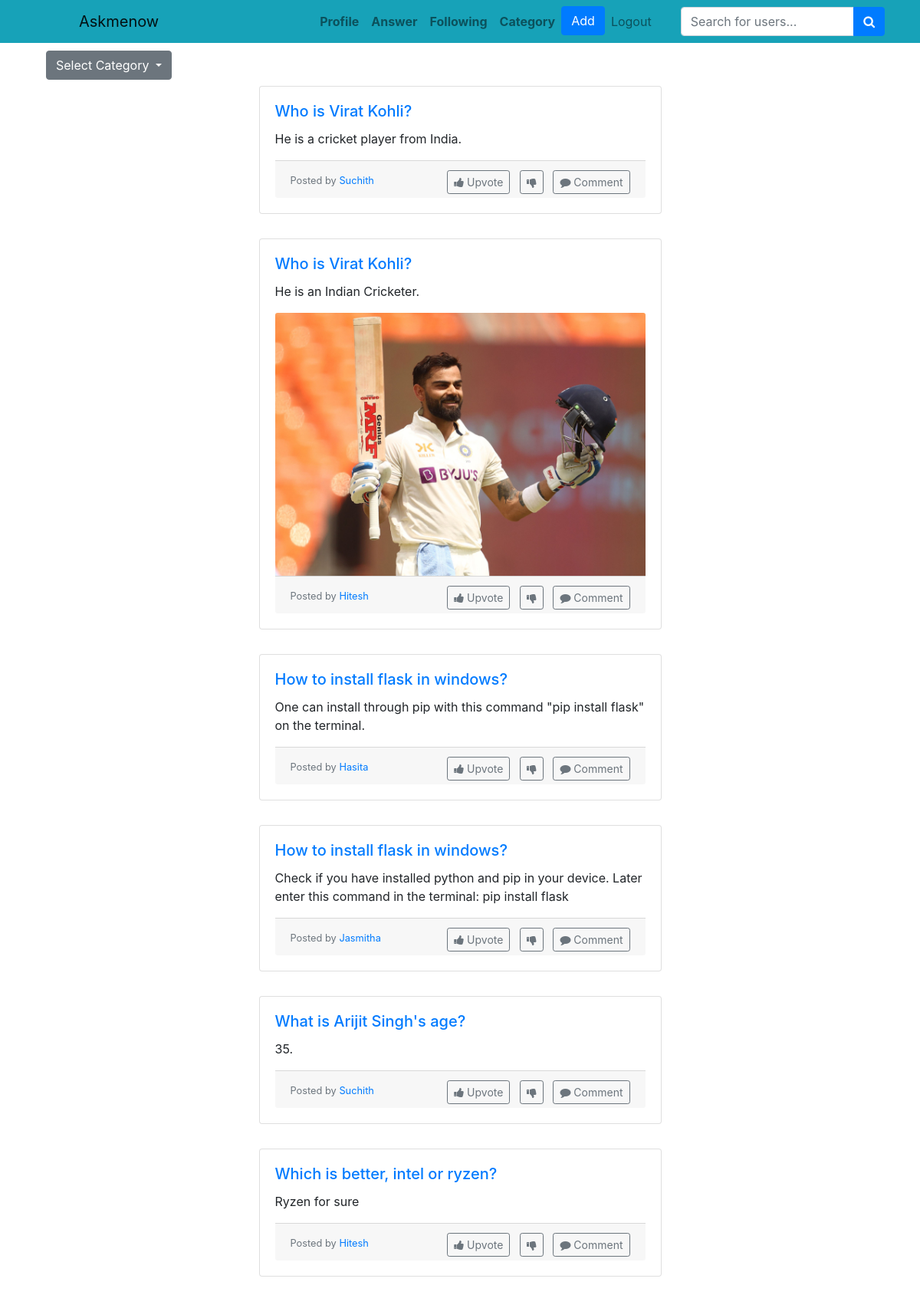
/category (signed in), run on the app's committed database.
### website/models.py (models this page shows, shortened)
class Answer(db.Model):
    id = db.Column(db.Integer, primary_key=True)
    answer = db.Column(db.String(1000))
    photo = db.Column(db.String(1000))
    question_id = db.Column(db.Integer, db.ForeignKey('question.id'))
    date = db.Column(db.DateTime(timezone=True), default=func.now())
    user_id = db.Column(db.Integer, db.ForeignKey('user.id'))
    question = db.relationship('Question', backref=db.backref('answers', lazy=True))
    user = db.relationship('User', backref=db.backref('answers', lazy=True))

class Question(db.Model):
    id = db.Column(db.Integer, primary_key=True)
    question = db.Column(db.String(1000))
    category_id = db.Column(db.Integer, db.ForeignKey('category.id'))
    date = db.Column(db.DateTime(timezone=True), default=func.now())
    user_id = db.Column(db.Integer, db.ForeignKey('user.id'))
    category = db.relationship('Category', backref=db.backref('questions', lazy=True))
    user = db.relationship('User', backref=db.backref('questions', lazy=True))

class User(db.Model, UserMixin):
    id = db.Column(db.Integer, primary_key=True)
    email = db.Column(db.String(150), unique=True)
    password = db.Column(db.String(150))
    username = db.Column(db.String(150))
    photo = db.Column(db.String(150), default='default.jpeg')
    about = db.Column(db.String(150))
    followers = db.relationship('User',
                                secondary='followers',
                                primaryjoin=(followers.c.followed_id == id),
                                secondaryjoin=(followers.c.follower_id == id),
                                backref=db.backref('following', lazy='dynamic'),
                                lazy='dynamic')

### website/views.py (the view)
@views.route('/category', methods=['GET', 'POST'])
@login_required
def category():
    categories = Category.query.all()
    questions = Question.query.all()
    return render_template('category.html', user=current_user, questions=questions)

### website/__init__.py (called while the page is built)
def create_app():
    app = Flask(__name__)
    app.config['SECRET_KEY'] = 'secret'
    app.config['UPLOAD_FOLDER'] = os.path.join(app.root_path, 'static', 'images')
    app.config['SQLALCHEMY_DATABASE_URI'] = f'sqlite:///{DB_NAME}'
    db.init_app(app)
    from .views import views
    from .auth import auth
    app.register_blueprint(views, url_prefix='/')
    app.register_blueprint(auth, url_prefix='/')
    from .models import User, Question, Category, Answer
    with app.app_context():
        db.create_all()
        db.session.commit()
    login_manager = LoginManager()
    login_manager.login_view = 'auth.login'
    login_manager.init_app(app)
    @login_manager.user_loader
    def load_user(id):
        return User.query.get(int(id))
    return app

### website/templates/category.html (shortened to what this page needs)
{% extends "base.html" %}
{% block content %}
<div class="col-sm-3">
    <div class="dropdown" style="margin-top: 10px;">
      <button class="btn btn-secondary dropdown-toggle" role="button" type="button" id="categoryDropdown"
        data-toggle="dropdown" aria-expanded="false" aria-haspopup="true">
        Select Category
      </button>
    </div>
  </div>
{% for question in questions %}
{% for answer in question.answers %}
<div class="container">
    <div class="row">
        <div class="col-md-6 offset-md-3">
            <div class="card mt-2">
                <div class="card-body">
                    <h5 class="card-title"><a href="/{{question.category.name}}/{{question.id}}">{{ answer.question.question }}</a></h5>
                    <p class="card-text">{{ answer.answer }}</p>
                    {% if answer.photo %}
                    <img src="{{ url_for('static', filename='images/' + answer.photo) }}" alt="Photo" class="card-img-top"
                        class="img-fluid">
                    {% endif %}
                    <div class="card-footer">
                        <small class="text-muted">Posted by <a href="/profile/{{ answer.user.username }}">{{ answer.user.username }}</a></small>
                        <div class="float-right">
                            <a href="#" class="btn btn-sm btn-outline-secondary mr-2"><i class="fa fa-thumbs-up"></i>
                                Upvote</a>
                            <a href="#" class="btn btn-sm btn-outline-secondary mr-2"><i class="fa fa-thumbs-down"></i>
                            </a>
                            <a href="#" class="btn btn-sm btn-outline-secondary"><i class="fa fa-comment"></i>
                                Comment</a>
                        </div>
                    </div>
                </div>
            </div>
        </div>
    </div>
</div>
<br />
{% endfor %}
{% endfor %}
{% endblock %}

### data on the page
Answer: question.question "Who is Virat Kohli?", answer "He is a cricket player from India.", user.username "Suchith"
Answer: question.question "Who is Virat Kohli?", answer "He is an Indian Cricketer.", photo (picture), user.username "Hitesh"
Answer: question.question "How to install flask in windows?", answer "One can install through pip with this command \"pip install flask\" on the terminal.", user.username "Hasita"
Answer: question.question "How to install flask in windows?", answer "Check if you have installed python and pip in your device. Later enter this command in the terminal: pip install flask", user.username "Jasmitha"
Answer: question.question "What is Arijit Singh's age?", answer "35.", user.username "Suchith"
Answer: question.question "Which is better, intel or ryzen?", answer "Ryzen for sure", user.username "Hitesh"
